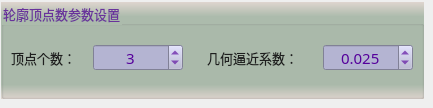
        <widget class="QWidget" name="page_3">
         <widget class="QGroupBox" name="groupParam_3">
          <property name="geometry">
           <rect>
            <x>1</x>
            <y>2</y>
            <width>423</width>
            <height>97</height>
           </rect>
          </property>
          <property name="font">
           <font>
            <family>微软雅黑</family>
            <pointsize>10</pointsize>
           </font>
          </property>
          <property name="styleSheet">
           <string notr="true">background-color: qlineargradient(x1:0, y1:0, x2:0, y2:1, stop:0 #dfd5cf, stop: 0.15 #acbbac, stop: 0.85 #acbbac,stop:1 #dfd5cf);
color: rgb(105, 50, 155);</string>
          </property>
          <property name="title">
           <string>轮廓顶点数参数设置</string>
          </property>
          <widget class="QLabel" name="label_12">
           <property name="geometry">
            <rect>
             <x>10</x>
             <y>46</y>
             <width>79</width>
             <height>19</height>
            </rect>
           </property>
           <property name="font">
            <font>
             <family>微软雅黑</family>
             <pointsize>10</pointsize>
             <weight>50</weight>
             <bold>false</bold>
            </font>
           </property>
           <property name="styleSheet">
            <string notr="true">color: rgb(30, 30, 30);
background: transparent;</string>
           </property>
           <property name="text">
            <string>顶点个数：</string>
           </property>
          </widget>
          <widget class="QSpinBox" name="spinVertices">
           <property name="geometry">
            <rect>
             <x>92</x>
             <y>42</y>
             <width>90</width>
             <height>27</height>
            </rect>
           </property>
           <property name="font">
            <font>
             <family>微软雅黑</family>
             <pointsize>11</pointsize>
            </font>
           </property>
           <property name="styleSheet">
            <string notr="true">QWidget{color: rgb(85, 0, 155);background-color: rgb(180, 180, 210);}
QSpinBox::up-button{
    border:transparent;
}
QSpinBox::down-button{
    border:transparent;
}
QSpinBox::up-arrow{
    image:url(:/resource/up.png);
}
QSpinBox::down-arrow{
    image:url(:/resource/down.png);
}</string>
           </property>
           <property name="alignment">
            <set>Qt::AlignCenter</set>
           </property>
           <property name="minimum">
            <number>1</number>
           </property>
           <property name="maximum">
            <number>100</number>
           </property>
           <property name="value">
            <number>3</number>
           </property>
          </widget>
          <widget class="QLabel" name="label_15">
           <property name="geometry">
            <rect>
             <x>206</x>
             <y>46</y>
             <width>113</width>
             <height>19</height>
            </rect>
           </property>
           <property name="font">
            <font>
             <family>微软雅黑</family>
             <pointsize>10</pointsize>
             <weight>50</weight>
             <bold>false</bold>
            </font>
           </property>
           <property name="styleSheet">
            <string notr="true">color: rgb(30, 30, 30);
background: transparent;</string>
           </property>
           <property name="text">
            <string>几何逼近系数：</string>
           </property>
          </widget>
          <widget class="QDoubleSpinBox" name="spinApprox">
           <property name="geometry">
            <rect>
             <x>322</x>
             <y>42</y>
             <width>90</width>
             <height>27</height>
            </rect>
           </property>
           <property name="font">
            <font>
             <family>微软雅黑</family>
             <pointsize>11</pointsize>
            </font>
           </property>
           <property name="styleSheet">
            <string notr="true">QWidget{color: rgb(85, 0, 155);background-color: rgb(180, 180, 210);}
QDoubleSpinBox::up-button{
    border:transparent;
}
QDoubleSpinBox::down-button{
    border:transparent;
}
QDoubleSpinBox::up-arrow{
    image:url(:/resource/up.png);
}
QDoubleSpinBox::down-arrow{
    image:url(:/resource/down.png);
}</string>
           </property>
           <property name="alignment">
            <set>Qt::AlignCenter</set>
           </property>
           <property name="decimals">
            <number>3</number>
           </property>
           <property name="minimum">
            <double>0.001000000000000</double>
           </property>
           <property name="maximum">
            <double>0.100000000000000</double>
           </property>
           <property name="singleStep">
            <double>0.010000000000000</double>
           </property>
           <property name="value">
            <double>0.025000000000000</double>
           </property>
          </widget>
         </widget>
        </widget>
